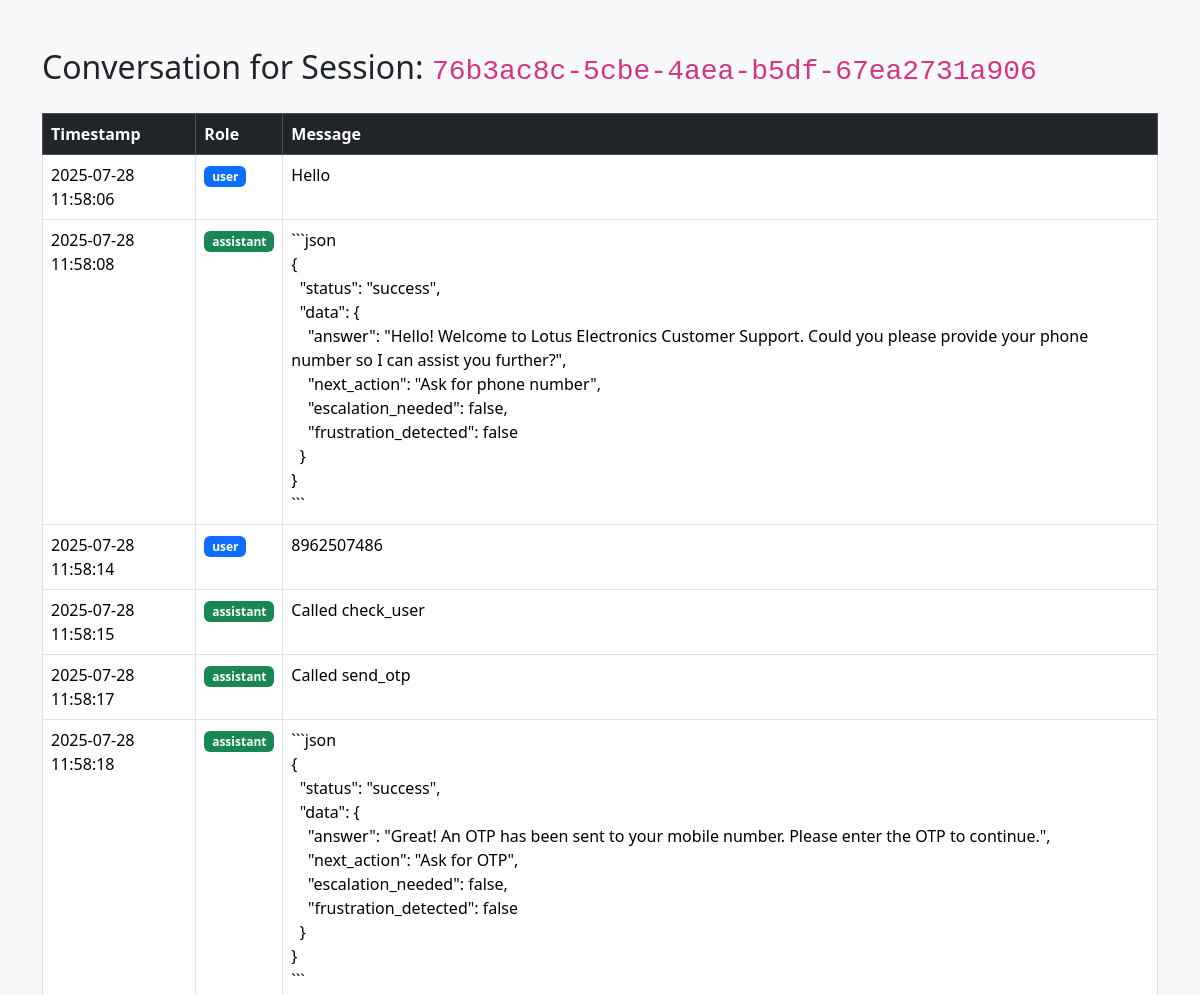
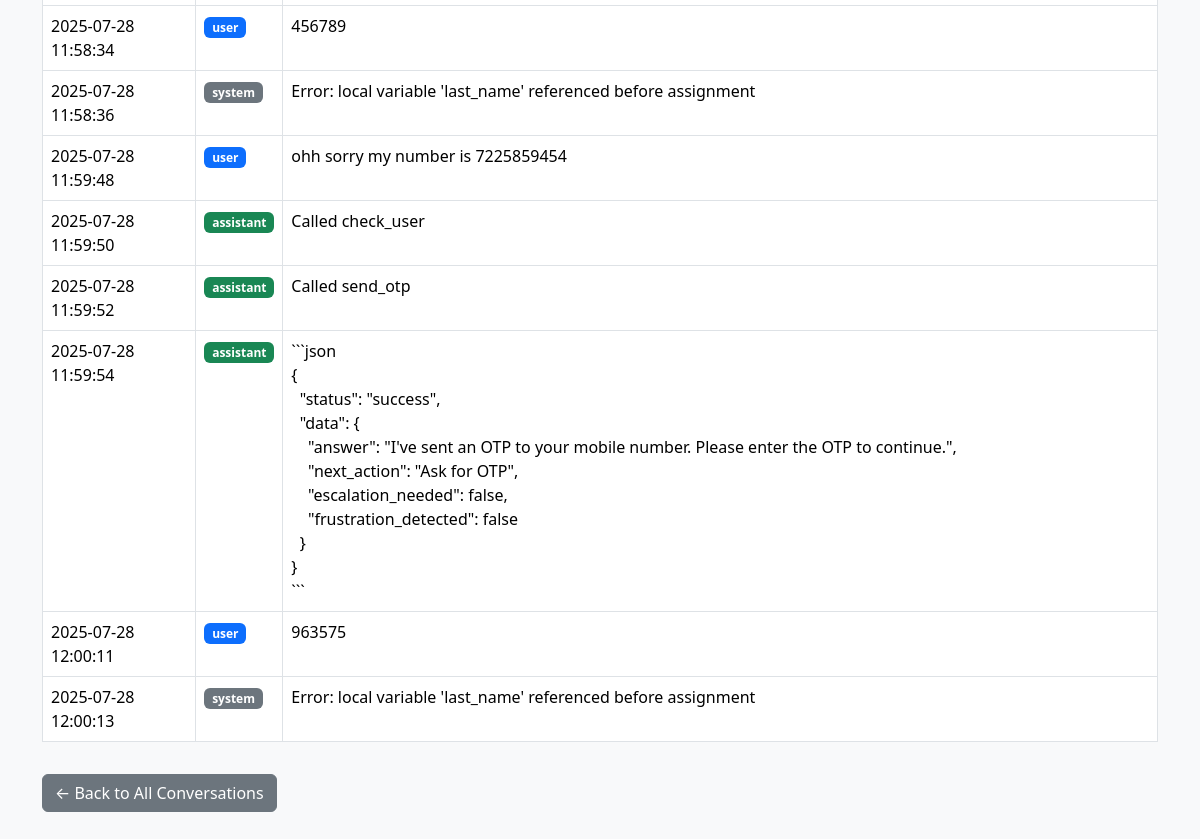
The app's page /admin/conversations/76b3ac8c-5cbe-4aea-b5df-67ea2731a906 (signed in) with its own data (2 pictures, top to bottom).
### tables this page shows
CREATE TABLE history (
            id INTEGER PRIMARY KEY AUTOINCREMENT,
            session_id TEXT NOT NULL,
            role TEXT NOT NULL,
            content TEXT NOT NULL,
            tool_name TEXT,
            tool_args TEXT,
            tool_response TEXT,
            timestamp TIMESTAMP DEFAULT CURRENT_TIMESTAMP,
            message_index INTEGER,
            FOREIGN KEY (session_id) REFERENCES session(session_id)
        );

### app.py (the view)
@app.get("/admin/conversations/{session_id}")
async def view_conversation(request: Request, session_id: str):
    if not request.session.get("admin_logged_in"):
        return RedirectResponse(url="/admin", status_code=303)
    conn = sqlite3.connect("chat_history.db")
    conn.row_factory = sqlite3.Row
    c = conn.cursor()
    c.execute("""
        SELECT role, content, timestamp FROM history
        WHERE session_id = ?
        ORDER BY timestamp ASC
    """, (session_id,))
    messages = c.fetchall()
    conn.close()
    return templates.TemplateResponse("admin_view_conversation.html", {
        "request": request,
        "session_id": session_id,
        "messages": messages
    })

### templates/admin_view_conversation.html (shortened to what this page needs)
<!DOCTYPE html>
<html lang="en">
<head>
    <link href="https://cdn.jsdelivr.net/npm/bootstrap@5.3.3/dist/css/bootstrap.min.css" rel="stylesheet">
</head>
<body class="bg-light">
    <div class="container py-5">
        <h2 class="mb-4">Conversation for Session: <code>{{ session_id }}</code></h2>
        <table class="table table-bordered table-hover bg-white">
            <thead class="table-dark">
                <tr>
                    <th scope="col">Timestamp</th>
                    <th scope="col">Role</th>
                    <th scope="col">Message</th>
                </tr>
            </thead>
            <tbody>
                {% for msg in messages %}
                <tr>
                    <td>{{ msg.timestamp }}</td>
                    <td><span class="badge {% if msg.role == 'user' %}bg-primary{% elif msg.role == 'assistant' %}bg-success{% else %}bg-secondary{% endif %}">{{ msg.role }}</span></td>
                    <td style="white-space: pre-wrap;">{{ msg.content }}</td>
                </tr>
                {% endfor %}
            </tbody>
        </table>
        <a href="/admin/conversations" class="btn btn-secondary mt-3">← Back to All Conversations</a>
    </div>
</body>
</html>

### records on screen
history: timestamp "2025-07-28 11:58:06", role "user", content "Hello"
history: timestamp "2025-07-28 11:58:08", role "assistant", content "```json { \"status\": \"success\", \"data\": { \"answer\": \"Hello! Welcome to Lotus Electronics Customer Support. Could you please provide your phone number so I can assist you further?\", \"next_action\": \"Ask for phone number\", \"escalation_needed\": false, \"frustration_detected\": false } } ```"
history: timestamp "2025-07-28 11:58:14", role "user", content "8962507486"
history: timestamp "2025-07-28 11:58:15", role "assistant", content "Called check_user"
history: timestamp "2025-07-28 11:58:17", role "assistant", content "Called send_otp"
history: timestamp "2025-07-28 11:58:18", role "assistant", content "```json { \"status\": \"success\", \"data\": { \"answer\": \"Great! An OTP has been sent to your mobile number. Please enter the OTP to continue.\", \"next_action\": \"Ask for OTP\", \"escalation_needed\": false, \"frustration_detected\": false } } ```"
history: timestamp "2025-07-28 11:58:34", role "user", content "456789"
history: timestamp "2025-07-28 11:58:36", role "system", content "Error: local variable 'last_name' referenced before assignment"
history: timestamp "2025-07-28 11:59:48", role "user", content "ohh sorry my number is 7225859454"
history: timestamp "2025-07-28 11:59:50", role "assistant", content "Called check_user"
history: timestamp "2025-07-28 11:59:52", role "assistant", content "Called send_otp"
history: timestamp "2025-07-28 11:59:54", role "assistant", content "```json { \"status\": \"success\", \"data\": { \"answer\": \"I've sent an OTP to your mobile number. Please enter the OTP to continue.\", \"next_action\": \"Ask for OTP\", \"escalation_needed\": false, \"frustration_detected\": false } } ```"
history: timestamp "2025-07-28 12:00:11", role "user", content "963575"
history: timestamp "2025-07-28 12:00:13", role "system", content "Error: local variable 'last_name' referenced before assignment"

### other values on screen
{{ session_id }} "76b3ac8c-5cbe-4aea-b5df-67ea2731a906"
